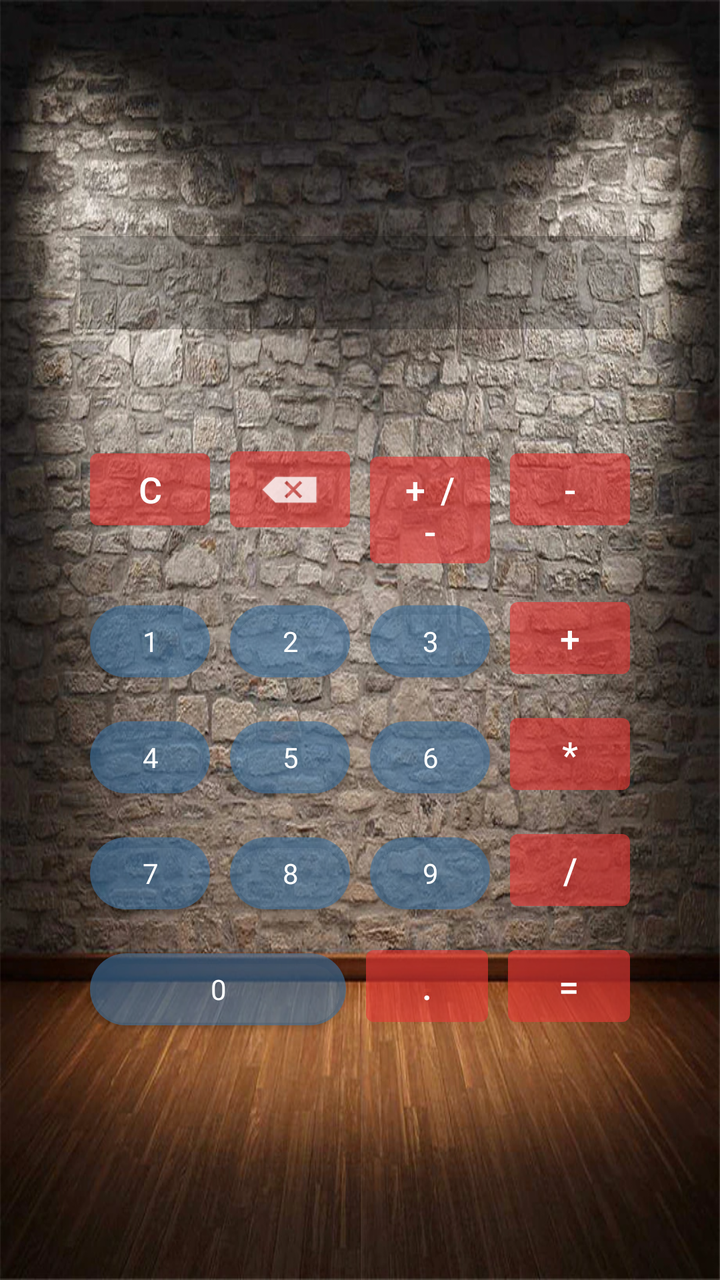
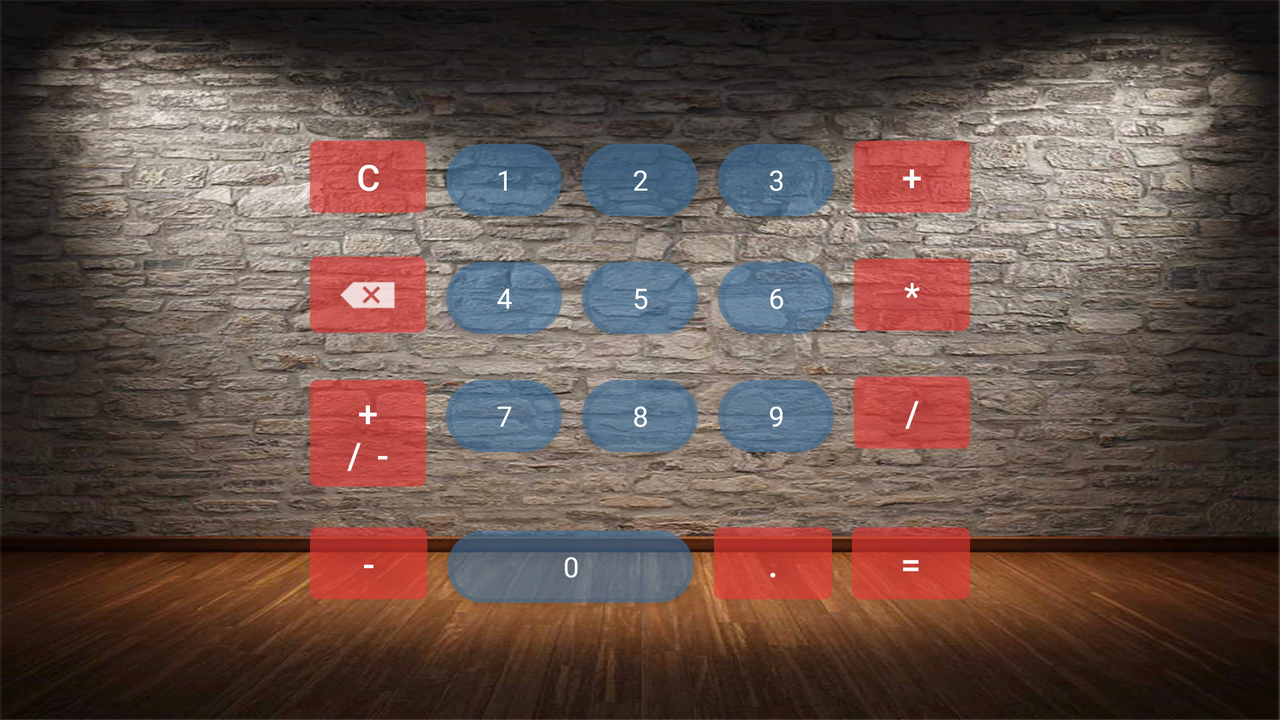

The same Android screen from two of the app's own layout files: first res/layout/ as a phone draws it, then the repository's variant for another configuration, drawn on a device whose configuration selects that folder. Both files follow.
<!-- AndroidManifest.xml: application theme Theme.Lesson_1 -->
<!-- res/layout/canculator_layout.xml -->
<?xml version="1.0" encoding="utf-8"?>
<androidx.constraintlayout.widget.ConstraintLayout xmlns:android="http://schemas.android.com/apk/res/android"
    xmlns:app="http://schemas.android.com/apk/res-auto"
    xmlns:tools="http://schemas.android.com/tools"
    style="@style/linearHome_master">

    <LinearLayout
        style="@style/master_LinearLayout"
        app:layout_constraintBottom_toBottomOf="parent"
        app:layout_constraintEnd_toEndOf="parent"
        app:layout_constraintStart_toStartOf="parent"
        app:layout_constraintTop_toTopOf="parent">

        <EditText
            android:id="@+id/textResult"
            style="@style/editText_result" />

        <LinearLayout
            android:id="@+id/linear_first"
            style="@style/LinearLayout_button"
            app:layout_constraintEnd_toEndOf="parent"
            app:layout_constraintStart_toStartOf="parent"
            app:layout_constraintTop_toTopOf="parent">

            <com.google.android.material.button.MaterialButton
                android:id="@+id/button_clear"
                style="@style/buttons_operation"
                android:text="@string/button_clear" />

            <com.google.android.material.button.MaterialButton
                android:id="@+id/button_clear_1"
                style="@style/button_clearForOne"/>

            <com.google.android.material.button.MaterialButton
                android:id="@+id/button_plusMinus"
                style="@style/buttons_operation"
                android:text="@string/button_PlusMinus" />

            <com.google.android.material.button.MaterialButton
                android:id="@+id/cal_minus"
                style="@style/buttons_operation"
                android:text="@string/cal_minus" />
        </LinearLayout>

        <LinearLayout
            android:id="@+id/linear_second"
            style="@style/LinearLayout_button"
            app:layout_constraintEnd_toEndOf="parent"
            app:layout_constraintStart_toStartOf="parent"
            app:layout_constraintTop_toBottomOf="@+id/linear_first">

            <com.google.android.material.button.MaterialButton
                android:id="@+id/button_1"
                style="@style/buttons_number"
                android:text="@string/button_1" />

            <com.google.android.material.button.MaterialButton
                android:id="@+id/button_2"
                style="@style/buttons_number"
                android:text="@string/button_2" />

            <com.google.android.material.button.MaterialButton
                android:id="@+id/button_3"
                style="@style/buttons_number"
                android:text="@string/button_3" />

            <com.google.android.material.button.MaterialButton
                android:id="@+id/cal_plus"
                style="@style/buttons_operation"
                android:text="@string/cal_plus" />
        </LinearLayout>

        <LinearLayout
            android:id="@+id/linear_third"
            style="@style/LinearLayout_button"
            app:layout_constraintEnd_toEndOf="parent"
            app:layout_constraintStart_toStartOf="parent"
            app:layout_constraintTop_toBottomOf="@+id/linear_second">

            <com.google.android.material.button.MaterialButton
                android:id="@+id/button_4"
                style="@style/buttons_number"
                android:text="@string/button_4" />

            <com.google.android.material.button.MaterialButton
                android:id="@+id/button_5"
                style="@style/buttons_number"
                android:text="@string/button_5" />

            <com.google.android.material.button.MaterialButton
                android:id="@+id/button_6"
                style="@style/buttons_number"
                android:text="@string/button_6" />

            <com.google.android.material.button.MaterialButton
                android:id="@+id/cal_multiplication"
                style="@style/buttons_operation"
                android:text="@string/cal_multiplication" />

        </LinearLayout>

        <LinearLayout
            android:id="@+id/linear_fourth"
            style="@style/LinearLayout_button"
            app:layout_constraintEnd_toEndOf="parent"
            app:layout_constraintStart_toStartOf="parent"
            app:layout_constraintTop_toBottomOf="@+id/linear_third">

            <com.google.android.material.button.MaterialButton
                android:id="@+id/button_7"
                style="@style/buttons_number"
                android:text="@string/button_7" />

            <com.google.android.material.button.MaterialButton
                android:id="@+id/button_8"
                style="@style/buttons_number"
                android:text="@string/button_8" />

            <com.google.android.material.button.MaterialButton
                android:id="@+id/button_9"
                style="@style/buttons_number"
                android:text="@string/button_9" />

            <com.google.android.material.button.MaterialButton
                android:id="@+id/cal_division"
                style="@style/buttons_operation"
                android:text="@string/cal_division" />
        </LinearLayout>

        <LinearLayout
            android:id="@+id/linear_fifth"
            style="@style/LinearLayout_button"
            app:layout_constraintEnd_toEndOf="parent"
            app:layout_constraintStart_toStartOf="parent"
            app:layout_constraintTop_toBottomOf="@+id/linear_fourth">

            <com.google.android.material.button.MaterialButton
                android:id="@+id/button_0"
                style="@style/Buttons_zero"
                android:text="@string/button_0" />

            <com.google.android.material.button.MaterialButton
                android:id="@+id/button_point"
                style="@style/buttons_operation"
                android:text="@string/button_point" />

            <com.google.android.material.button.MaterialButton
                android:id="@+id/cal_result"
                style="@style/buttons_operation"
                android:text="@string/cal_result" />
        </LinearLayout>

    </LinearLayout>


</androidx.constraintlayout.widget.ConstraintLayout>
<!-- resources referenced by this layout -->
<resources>
  <string name="button_0"> 0 </string>
  <string name="button_1"> 1 </string>
  <string name="button_2"> 2 </string>
  <string name="button_3"> 3 </string>
  <string name="button_4"> 4 </string>
  <string name="button_5"> 5 </string>
  <string name="button_6"> 6 </string>
  <string name="button_7"> 7 </string>
  <string name="button_8"> 8 </string>
  <string name="button_9"> 9 </string>
  <string name="button_PlusMinus"> + / - </string>
  <string name="button_clear"> C </string>
  <string name="button_point"> . </string>
  <string name="cal_division"> / </string>
  <string name="cal_minus"> - </string>
  <string name="cal_multiplication"> * </string>
  <string name="cal_plus"> + </string>
  <string name="cal_result"> = </string>
  <style name="Buttons_zero">
          <item name="android:layout_width">@dimen/zero</item>
          <item name="android:layout_weight">@dimen/buttonZero_weight</item>
          <item name="android:layout_height">wrap_content</item>
          <item name="android:layout_margin">@dimen/distanceButtons</item>
          <item name="cornerRadius">@dimen/radius_button</item>
          <item name="android:fontFamily">@font/allan</item>
      </style>
  <style name="LinearLayout_button">
          <item name="android:layout_width">match_parent</item>
          <item name="android:layout_height">wrap_content</item>
          <item name="android:orientation">horizontal</item>
      </style>
  <style name="button_clearForOne" parent="buttons_operation">
          <item name="icon">@android:drawable/ic_input_delete</item>
          <item name="iconGravity">textStart</item>
          <item name="iconPadding">@dimen/iconPadding</item>
          <item name="iconSize">@dimen/iconSize</item>
          <item name="iconTint">@color/white</item>
          <item name="android:fontFamily">@font/allan</item>
      </style>
  <style name="buttons_number">
          <item name="cornerRadius">@dimen/radius_button</item>
          <item name="android:layout_width">@dimen/zero</item>
          <item name="android:layout_weight">@dimen/button_weight</item>
          <item name="android:layout_height">wrap_content</item>
          <item name="android:layout_margin">@dimen/distanceButtons</item>
          <item name="android:fontFamily">@font/allan</item>
      </style>
  <style name="buttons_operation">
          <item name="android:layout_width">@dimen/zero</item>
          <item name="android:layout_weight">@dimen/button_weight</item>
          <item name="android:layout_height">wrap_content</item>
          <item name="android:layout_margin">@dimen/distanceButtons</item>
          <item name="android:textSize">@dimen/button_textSize</item>
          <item name="android:theme">@style/buttons_operation_theme</item>
      </style>
  <style name="linearHome_master">
          <item name="android:orientation">vertical</item>
          <item name="android:layout_height">match_parent</item>
          <item name="android:layout_width">match_parent</item>
      </style>
  <dimen name="zero">0dp</dimen>
  <dimen name="buttonZero_weight">2.1</dimen>
  <dimen name="distanceButtons">5dp</dimen>
  <dimen name="radius_button">25dp</dimen>
  <dimen name="iconPadding">1dp</dimen>
  <dimen name="iconSize">30dp</dimen>
  <color name="white">#FFFFFFFF</color>
  <dimen name="button_weight">1</dimen>
  <dimen name="button_textSize">18sp</dimen>
  <style name="buttons_operation_theme">
          <item name="android:backgroundTint">@color/colors_buttonOperation</item>
      </style>
  <dimen name="editTextResult_bottoms">50dp</dimen>
  <color name="editTextTint_backColor">#3B000000</color>
  <dimen name="editText_size">35sp</dimen>
  <color name="black">#FF000000</color>
  <dimen name="master_linearPadding">40dp</dimen>
  <color name="colors_button">#993D73A3</color>
  <color name="purple_700">#FF3700B3</color>
  <color name="teal_200">#FF03DAC5</color>
  <color name="teal_700">#FF018786</color>
  <color name="colors_buttonOperation">#65E53935</color>
  <!-- some entries are left out for length -->
</resources>
<!-- res/layout-land/canculator_layout.xml (the repository's variant of the layout above) -->
<!-- drawn on the phone turned sideways -->
<?xml version="1.0" encoding="utf-8"?>
<androidx.constraintlayout.widget.ConstraintLayout xmlns:android="http://schemas.android.com/apk/res/android"
    xmlns:app="http://schemas.android.com/apk/res-auto"
    style="@style/linearHome_master">


    <LinearLayout
        style="@style/master_LinearLayout_land"
        app:layout_constraintBottom_toBottomOf="parent"
        app:layout_constraintEnd_toEndOf="parent"
        app:layout_constraintStart_toStartOf="parent"
        app:layout_constraintTop_toTopOf="parent">


        <EditText
            android:id="@+id/textResult"
            style="@style/editText_result_land" />


        <LinearLayout
            android:id="@+id/linear_second"
            style="@style/LinearLayout_button"
            app:layout_constraintEnd_toEndOf="parent"
            app:layout_constraintStart_toStartOf="parent"
            app:layout_constraintTop_toBottomOf="@+id/linear_first">

            <com.google.android.material.button.MaterialButton
                android:id="@+id/button_clear"
                style="@style/buttons_operation"
                android:text="@string/button_clear" />

            <com.google.android.material.button.MaterialButton
                android:id="@+id/button_1"
                style="@style/buttons_number"
                android:text="@string/button_1" />

            <com.google.android.material.button.MaterialButton
                android:id="@+id/button_2"
                style="@style/buttons_number"
                android:text="@string/button_2" />

            <com.google.android.material.button.MaterialButton
                android:id="@+id/button_3"
                style="@style/buttons_number"
                android:text="@string/button_3" />

            <com.google.android.material.button.MaterialButton
                android:id="@+id/cal_plus"
                style="@style/buttons_operation"
                android:text="@string/cal_plus" />
        </LinearLayout>

        <LinearLayout
            android:id="@+id/linear_third"
            style="@style/LinearLayout_button"
            app:layout_constraintEnd_toEndOf="parent"
            app:layout_constraintStart_toStartOf="parent"
            app:layout_constraintTop_toBottomOf="@+id/linear_second">

            <com.google.android.material.button.MaterialButton
                android:id="@+id/button_clear_1"
                style="@style/button_clearForOne" />

            <com.google.android.material.button.MaterialButton
                android:id="@+id/button_4"
                style="@style/buttons_number"
                android:text="@string/button_4" />

            <com.google.android.material.button.MaterialButton
                android:id="@+id/button_5"
                style="@style/buttons_number"
                android:text="@string/button_5" />

            <com.google.android.material.button.MaterialButton
                android:id="@+id/button_6"
                style="@style/buttons_number"
                android:text="@string/button_6" />

            <com.google.android.material.button.MaterialButton
                android:id="@+id/cal_multiplication"
                style="@style/buttons_operation"
                android:text="@string/cal_multiplication" />

        </LinearLayout>

        <LinearLayout
            android:id="@+id/linear_fourth"
            style="@style/LinearLayout_button"
            app:layout_constraintEnd_toEndOf="parent"
            app:layout_constraintStart_toStartOf="parent"
            app:layout_constraintTop_toBottomOf="@+id/linear_third">

            <com.google.android.material.button.MaterialButton
                android:id="@+id/button_plusMinus"
                style="@style/buttons_operation"
                android:text="@string/button_PlusMinus" />

            <com.google.android.material.button.MaterialButton
                android:id="@+id/button_7"
                style="@style/buttons_number"
                android:text="@string/button_7" />

            <com.google.android.material.button.MaterialButton
                android:id="@+id/button_8"
                style="@style/buttons_number"
                android:text="@string/button_8" />

            <com.google.android.material.button.MaterialButton
                android:id="@+id/button_9"
                style="@style/buttons_number"
                android:text="@string/button_9" />

            <com.google.android.material.button.MaterialButton
                android:id="@+id/cal_division"
                style="@style/buttons_operation"
                android:text="@string/cal_division" />
        </LinearLayout>

        <LinearLayout
            android:id="@+id/linear_fifth"
            style="@style/LinearLayout_button"
            app:layout_constraintEnd_toEndOf="parent"
            app:layout_constraintStart_toStartOf="parent"
            app:layout_constraintTop_toBottomOf="@+id/linear_fourth">

            <com.google.android.material.button.MaterialButton
                android:id="@+id/cal_minus"
                style="@style/buttons_operation"
                android:text="@string/cal_minus" />

            <com.google.android.material.button.MaterialButton
                android:id="@+id/button_0"
                style="@style/Buttons_zero"
                android:text="@string/button_0" />

            <com.google.android.material.button.MaterialButton
                android:id="@+id/button_point"
                style="@style/buttons_operation"
                android:text="@string/button_point" />

            <com.google.android.material.button.MaterialButton
                android:id="@+id/cal_result"
                style="@style/buttons_operation"
                android:text="@string/cal_result" />
        </LinearLayout>

    </LinearLayout>

</androidx.constraintlayout.widget.ConstraintLayout>
<!-- resources referenced by the variant -->
<!-- as the phone turned sideways resolves them -->
<resources>
  <string name="button_0"> 0 </string>
  <string name="button_1"> 1 </string>
  <string name="button_2"> 2 </string>
  <string name="button_3"> 3 </string>
  <string name="button_4"> 4 </string>
  <string name="button_5"> 5 </string>
  <string name="button_6"> 6 </string>
  <string name="button_7"> 7 </string>
  <string name="button_8"> 8 </string>
  <string name="button_9"> 9 </string>
  <string name="button_PlusMinus"> + / - </string>
  <string name="button_clear"> C </string>
  <string name="button_point"> . </string>
  <string name="cal_division"> / </string>
  <string name="cal_minus"> - </string>
  <string name="cal_multiplication"> * </string>
  <string name="cal_plus"> + </string>
  <string name="cal_result"> = </string>
  <style name="Buttons_zero">
          <item name="android:layout_width">@dimen/zero</item>
          <item name="android:layout_weight">@dimen/buttonZero_weight</item>
          <item name="android:layout_height">wrap_content</item>
          <item name="android:layout_margin">@dimen/distanceButtons</item>
          <item name="cornerRadius">@dimen/radius_button</item>
          <item name="android:fontFamily">@font/allan</item>
      </style>
  <style name="LinearLayout_button">
          <item name="android:layout_width">match_parent</item>
          <item name="android:layout_height">wrap_content</item>
          <item name="android:orientation">horizontal</item>
      </style>
  <style name="button_clearForOne" parent="buttons_operation">
          <item name="icon">@android:drawable/ic_input_delete</item>
          <item name="iconGravity">textStart</item>
          <item name="iconPadding">@dimen/iconPadding</item>
          <item name="iconSize">@dimen/iconSize</item>
          <item name="iconTint">@color/white</item>
          <item name="android:fontFamily">@font/allan</item>
      </style>
  <style name="buttons_number">
          <item name="cornerRadius">@dimen/radius_button</item>
          <item name="android:layout_width">@dimen/zero</item>
          <item name="android:layout_weight">@dimen/button_weight</item>
          <item name="android:layout_height">wrap_content</item>
          <item name="android:layout_margin">@dimen/distanceButtons</item>
          <item name="android:fontFamily">@font/allan</item>
      </style>
  <style name="editText_result_land">
          <item name="android:layout_marginBottom">@dimen/editTextResult_bottoms_land</item>
      </style>
  <style name="linearHome_master">
          <item name="android:orientation">vertical</item>
          <item name="android:layout_height">match_parent</item>
          <item name="android:layout_width">match_parent</item>
      </style>
  <style name="master_LinearLayout_land" parent="master_LinearLayout">
          <item name="android:layout_width">match_parent</item>
          <item name="android:paddingHorizontal">@dimen/master_linearHorizont</item>
      </style>
  <dimen name="zero">0dp</dimen>
  <dimen name="buttonZero_weight">2.1</dimen>
  <dimen name="distanceButtons">5dp</dimen>
  <dimen name="radius_button">25dp</dimen>
  <dimen name="iconPadding">1dp</dimen>
  <dimen name="iconSize">30dp</dimen>
  <color name="white">#FFFFFFFF</color>
  <dimen name="button_weight">1</dimen>
  <dimen name="button_textSize">18sp</dimen>
  <style name="buttons_operation_theme">
          <item name="android:backgroundTint">@color/colors_buttonOperation</item>
      </style>
  <dimen name="editTextResult_bottoms_land">10dp</dimen>
  <dimen name="master_linearHorizont">150dp</dimen>
  <color name="colors_button">#993D73A3</color>
  <color name="purple_700">#FF3700B3</color>
  <color name="teal_200">#FF03DAC5</color>
  <color name="teal_700">#FF018786</color>
  <color name="black">#FF000000</color>
  <color name="colors_buttonOperation">#65E53935</color>
  <dimen name="master_linearPadding">40dp</dimen>
  <!-- some entries are left out for length -->
</resources>
